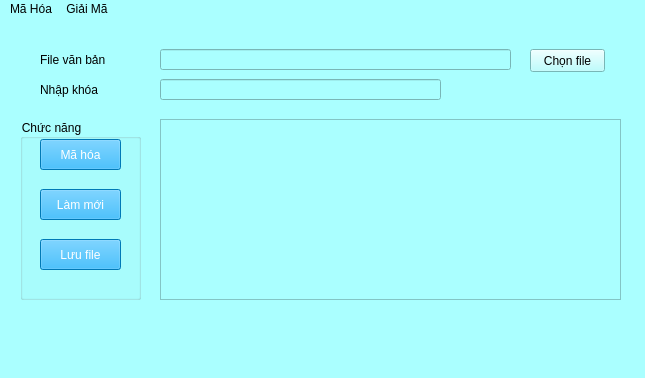
<?xml version="1.0" encoding="UTF-8"?>
<ui version="4.0">
 <class>MainWindow</class>
 <widget class="QMainWindow" name="MainWindow">
  <property name="geometry">
   <rect>
    <x>0</x>
    <y>0</y>
    <width>645</width>
    <height>378</height>
   </rect>
  </property>
  <property name="font">
   <font>
    <pointsize>12</pointsize>
    <weight>50</weight>
    <bold>false</bold>
   </font>
  </property>
  <property name="windowTitle">
   <string>Mã Hóa SDES</string>
  </property>
  <property name="styleSheet">
   <string notr="true">background-color: rgb(170, 255, 255);
</string>
  </property>
  <property name="iconSize">
   <size>
    <width>24</width>
    <height>24</height>
   </size>
  </property>
  <widget class="QWidget" name="centralwidget">
   <widget class="QGroupBox" name="groupBox_4">
    <property name="geometry">
     <rect>
      <x>20</x>
      <y>100</y>
      <width>121</width>
      <height>181</height>
     </rect>
    </property>
    <property name="title">
     <string>Chức năng</string>
    </property>
    <widget class="QPushButton" name="pB_MaHoa">
     <property name="geometry">
      <rect>
       <x>20</x>
       <y>20</y>
       <width>81</width>
       <height>31</height>
      </rect>
     </property>
     <property name="styleSheet">
      <string notr="true">background-color: rgb(0, 170, 255);
color: rgb(255, 255, 255);</string>
     </property>
     <property name="text">
      <string>Mã hóa</string>
     </property>
    </widget>
    <widget class="QPushButton" name="pB_Refresh">
     <property name="geometry">
      <rect>
       <x>20</x>
       <y>70</y>
       <width>81</width>
       <height>31</height>
      </rect>
     </property>
     <property name="styleSheet">
      <string notr="true">background-color: rgb(0, 170, 255);
color: rgb(255, 255, 255);</string>
     </property>
     <property name="text">
      <string>Làm mới</string>
     </property>
    </widget>
    <widget class="QPushButton" name="pB_LuuFile">
     <property name="geometry">
      <rect>
       <x>20</x>
       <y>120</y>
       <width>81</width>
       <height>31</height>
      </rect>
     </property>
     <property name="styleSheet">
      <string notr="true">background-color: rgb(0, 170, 255);
color: rgb(255, 255, 255);</string>
     </property>
     <property name="text">
      <string>Lưu file</string>
     </property>
    </widget>
   </widget>
   <widget class="QLabel" name="label">
    <property name="geometry">
     <rect>
      <x>40</x>
      <y>30</y>
      <width>101</width>
      <height>21</height>
     </rect>
    </property>
    <property name="styleSheet">
     <string notr="true">color: rgb(0, 0, 0);
font: 75 12pt &quot;MS Shell Dlg 2&quot;;</string>
    </property>
    <property name="text">
     <string>File văn bản</string>
    </property>
   </widget>
   <widget class="QLabel" name="label_2">
    <property name="geometry">
     <rect>
      <x>40</x>
      <y>60</y>
      <width>101</width>
      <height>21</height>
     </rect>
    </property>
    <property name="styleSheet">
     <string notr="true">color: rgb(0, 0, 0);
font: 75 12pt &quot;MS Shell Dlg 2&quot;;</string>
    </property>
    <property name="text">
     <string>Nhập khóa</string>
    </property>
   </widget>
   <widget class="QLineEdit" name="lE_FileIn">
    <property name="geometry">
     <rect>
      <x>160</x>
      <y>30</y>
      <width>351</width>
      <height>21</height>
     </rect>
    </property>
    <property name="text">
     <string/>
    </property>
   </widget>
   <widget class="QLineEdit" name="lE_Key">
    <property name="geometry">
     <rect>
      <x>160</x>
      <y>60</y>
      <width>281</width>
      <height>21</height>
     </rect>
    </property>
    <property name="text">
     <string/>
    </property>
   </widget>
   <widget class="QPushButton" name="pB_ChooseFile">
    <property name="geometry">
     <rect>
      <x>530</x>
      <y>30</y>
      <width>75</width>
      <height>23</height>
     </rect>
    </property>
    <property name="text">
     <string>Chọn file</string>
    </property>
   </widget>
   <widget class="QTextBrowser" name="tB_Content">
    <property name="geometry">
     <rect>
      <x>160</x>
      <y>100</y>
      <width>461</width>
      <height>181</height>
     </rect>
    </property>
   </widget>
  </widget>
  <widget class="QMenuBar" name="menubar">
   <property name="geometry">
    <rect>
     <x>0</x>
     <y>0</y>
     <width>645</width>
     <height>22</height>
    </rect>
   </property>
   <widget class="QMenu" name="menuM_H_a">
    <property name="title">
     <string>Mã Hóa</string>
    </property>
    <widget class="QMenu" name="menuRSA">
     <property name="title">
      <string>RSA</string>
     </property>
     <addaction name="ac_MH_TaoKhoa"/>
     <addaction name="separator"/>
     <addaction name="ac_MH_RSA_2"/>
    </widget>
    <addaction name="ac_MH_SDES"/>
    <addaction name="separator"/>
    <addaction name="ac_MH_Belasco"/>
    <addaction name="separator"/>
    <addaction name="ac_MH_ChuyenVi"/>
    <addaction name="separator"/>
    <addaction name="ac_MH_Vigenere"/>
    <addaction name="separator"/>
    <addaction name="menuRSA"/>
   </widget>
   <widget class="QMenu" name="menuGi_i_M">
    <property name="title">
     <string>Giải Mã</string>
    </property>
    <widget class="QMenu" name="menuRSA_2">
     <property name="title">
      <string>RSA</string>
     </property>
     <addaction name="ac_GM_TaoKhoa"/>
     <addaction name="separator"/>
     <addaction name="ac_GM_RSA_2"/>
    </widget>
    <addaction name="ac_GM_SDES"/>
    <addaction name="separator"/>
    <addaction name="ac_GM_Belasco"/>
    <addaction name="separator"/>
    <addaction name="ac_GM_ChuyenVi"/>
    <addaction name="separator"/>
    <addaction name="ac_GM_Vigenre"/>
    <addaction name="separator"/>
    <addaction name="menuRSA_2"/>
   </widget>
   <addaction name="menuM_H_a"/>
   <addaction name="menuGi_i_M"/>
  </widget>
  <widget class="QStatusBar" name="statusbar"/>
  <action name="ac_MH_RSA">
   <property name="text">
    <string>RSA</string>
   </property>
  </action>
  <action name="ac_MH_SDES">
   <property name="text">
    <string>SDES</string>
   </property>
  </action>
  <action name="ac_MH_Belasco">
   <property name="text">
    <string>Belasco</string>
   </property>
  </action>
  <action name="ac_MH_ChuyenVi">
   <property name="text">
    <string>Chuyển vị</string>
   </property>
  </action>
  <action name="ac_GM_RSA">
   <property name="text">
    <string>RSA</string>
   </property>
  </action>
  <action name="ac_GM_SDES">
   <property name="text">
    <string>SDES</string>
   </property>
  </action>
  <action name="ac_GM_Belasco">
   <property name="text">
    <string>Belasco</string>
   </property>
  </action>
  <action name="ac_GM_ChuyenVi">
   <property name="text">
    <string>Chuyển vị</string>
   </property>
  </action>
  <action name="ac_MH_Vigenere">
   <property name="text">
    <string>Vigenere</string>
   </property>
  </action>
  <action name="ac_GM_Vigenre">
   <property name="text">
    <string>Vigenere</string>
   </property>
  </action>
  <action name="ac_MH_TaoKhoa">
   <property name="text">
    <string>Tạo khóa</string>
   </property>
  </action>
  <action name="ac_MH_RSA_2">
   <property name="text">
    <string>Mã hóa</string>
   </property>
  </action>
  <action name="ac_GM_TaoKhoa">
   <property name="text">
    <string>Tạo Khóa</string>
   </property>
  </action>
  <action name="ac_GM_RSA_2">
   <property name="text">
    <string>Giải Mã</string>
   </property>
  </action>
 </widget>
 <resources/>
 <connections/>
</ui>
